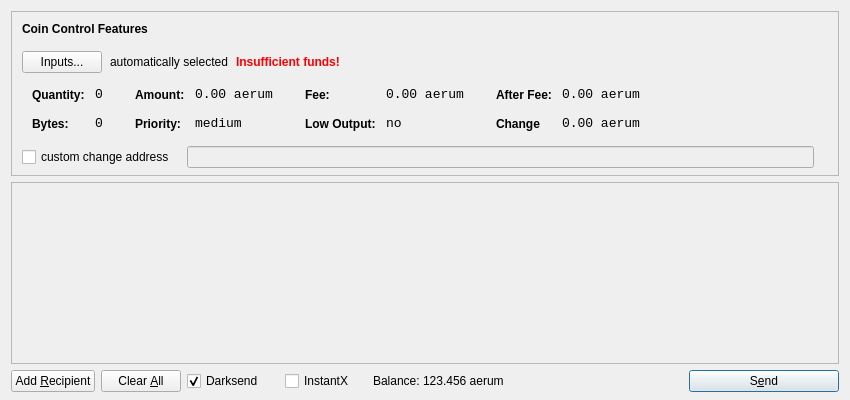
<?xml version="1.0" encoding="UTF-8"?>
<ui version="4.0">
 <class>SendCoinsDialog</class>
 <widget class="QDialog" name="SendCoinsDialog">
  <property name="geometry">
   <rect>
    <x>0</x>
    <y>0</y>
    <width>850</width>
    <height>400</height>
   </rect>
  </property>
  <property name="windowTitle">
   <string>Send Coins</string>
  </property>
  <layout class="QVBoxLayout" name="verticalLayout" stretch="0,1,0">
   <property name="bottomMargin">
    <number>8</number>
   </property>
   <item>
    <widget class="QFrame" name="frameCoinControl">
     <property name="sizePolicy">
      <sizepolicy hsizetype="Expanding" vsizetype="Expanding">
       <horstretch>0</horstretch>
       <verstretch>0</verstretch>
      </sizepolicy>
     </property>
     <property name="maximumSize">
      <size>
       <width>16777215</width>
       <height>16777215</height>
      </size>
     </property>
     <property name="frameShape">
      <enum>QFrame::StyledPanel</enum>
     </property>
     <property name="frameShadow">
      <enum>QFrame::Sunken</enum>
     </property>
     <layout class="QVBoxLayout" name="verticalLayoutCoinControl2">
      <property name="spacing">
       <number>-1</number>
      </property>
      <property name="leftMargin">
       <number>0</number>
      </property>
      <property name="topMargin">
       <number>0</number>
      </property>
      <property name="rightMargin">
       <number>0</number>
      </property>
      <property name="bottomMargin">
       <number>6</number>
      </property>
      <item>
       <layout class="QVBoxLayout" name="verticalLayoutCoinControl" stretch="0,0,0,0,1">
        <property name="spacing">
         <number>0</number>
        </property>
        <property name="leftMargin">
         <number>10</number>
        </property>
        <property name="topMargin">
         <number>10</number>
        </property>
        <item>
         <layout class="QHBoxLayout" name="horizontalLayoutCoinControl1">
          <property name="bottomMargin">
           <number>15</number>
          </property>
          <item>
           <widget class="QLabel" name="labelCoinControlFeatures">
            <property name="sizePolicy">
             <sizepolicy hsizetype="Preferred" vsizetype="Maximum">
              <horstretch>0</horstretch>
              <verstretch>0</verstretch>
             </sizepolicy>
            </property>
            <property name="font">
             <font>
              <weight>75</weight>
              <bold>true</bold>
             </font>
            </property>
            <property name="styleSheet">
             <string notr="true">font-weight:bold;</string>
            </property>
            <property name="text">
             <string>Coin Control Features</string>
            </property>
           </widget>
          </item>
         </layout>
        </item>
        <item>
         <layout class="QHBoxLayout" name="horizontalLayoutCoinControl2" stretch="0,0,0,0">
          <property name="spacing">
           <number>8</number>
          </property>
          <property name="bottomMargin">
           <number>10</number>
          </property>
          <item>
           <widget class="QPushButton" name="pushButtonCoinControl">
            <property name="styleSheet">
             <string notr="true"/>
            </property>
            <property name="text">
             <string>Inputs...</string>
            </property>
           </widget>
          </item>
          <item>
           <widget class="QLabel" name="labelCoinControlAutomaticallySelected">
            <property name="text">
             <string>automatically selected</string>
            </property>
            <property name="margin">
             <number>5</number>
            </property>
           </widget>
          </item>
          <item>
           <widget class="QLabel" name="labelCoinControlInsuffFunds">
            <property name="font">
             <font>
              <weight>75</weight>
              <bold>true</bold>
             </font>
            </property>
            <property name="styleSheet">
             <string notr="true">color:red;font-weight:bold;</string>
            </property>
            <property name="text">
             <string>Insufficient funds!</string>
            </property>
            <property name="margin">
             <number>5</number>
            </property>
           </widget>
          </item>
          <item>
           <spacer name="horizontalSpacerCoinControl">
            <property name="orientation">
             <enum>Qt::Horizontal</enum>
            </property>
            <property name="sizeHint" stdset="0">
             <size>
              <width>40</width>
              <height>1</height>
             </size>
            </property>
           </spacer>
          </item>
         </layout>
        </item>
        <item>
         <widget class="QWidget" name="widgetCoinControl" native="true">
          <property name="sizePolicy">
           <sizepolicy hsizetype="Preferred" vsizetype="Preferred">
            <horstretch>0</horstretch>
            <verstretch>0</verstretch>
           </sizepolicy>
          </property>
          <property name="minimumSize">
           <size>
            <width>0</width>
            <height>0</height>
           </size>
          </property>
          <property name="styleSheet">
           <string notr="true"/>
          </property>
          <layout class="QHBoxLayout" name="horizontalLayoutCoinControl5">
           <property name="margin">
            <number>0</number>
           </property>
           <item>
            <layout class="QHBoxLayout" name="horizontalLayoutCoinControl3" stretch="0,0,0,1">
             <property name="spacing">
              <number>20</number>
             </property>
             <property name="topMargin">
              <number>0</number>
             </property>
             <property name="bottomMargin">
              <number>10</number>
             </property>
             <item>
              <layout class="QFormLayout" name="formLayoutCoinControl1">
               <property name="horizontalSpacing">
                <number>10</number>
               </property>
               <property name="verticalSpacing">
                <number>14</number>
               </property>
               <property name="leftMargin">
                <number>10</number>
               </property>
               <property name="topMargin">
                <number>4</number>
               </property>
               <property name="rightMargin">
                <number>6</number>
               </property>
               <item row="0" column="0">
                <widget class="QLabel" name="labelCoinControlQuantityText">
                 <property name="styleSheet">
                  <string notr="true">font-weight:bold;</string>
                 </property>
                 <property name="text">
                  <string>Quantity:</string>
                 </property>
                 <property name="margin">
                  <number>0</number>
                 </property>
                </widget>
               </item>
               <item row="0" column="1">
                <widget class="QLabel" name="labelCoinControlQuantity">
                 <property name="font">
                  <font>
                   <family>Monospace</family>
                   <pointsize>10</pointsize>
                  </font>
                 </property>
                 <property name="cursor">
                  <cursorShape>IBeamCursor</cursorShape>
                 </property>
                 <property name="contextMenuPolicy">
                  <enum>Qt::ActionsContextMenu</enum>
                 </property>
                 <property name="text">
                  <string>0</string>
                 </property>
                 <property name="margin">
                  <number>0</number>
                 </property>
                 <property name="textInteractionFlags">
                  <set>Qt::LinksAccessibleByMouse|Qt::TextSelectableByKeyboard|Qt::TextSelectableByMouse</set>
                 </property>
                </widget>
               </item>
               <item row="1" column="0">
                <widget class="QLabel" name="labelCoinControlBytesText">
                 <property name="styleSheet">
                  <string notr="true">font-weight:bold;</string>
                 </property>
                 <property name="text">
                  <string>Bytes:</string>
                 </property>
                </widget>
               </item>
               <item row="1" column="1">
                <widget class="QLabel" name="labelCoinControlBytes">
                 <property name="font">
                  <font>
                   <family>Monospace</family>
                   <pointsize>10</pointsize>
                  </font>
                 </property>
                 <property name="cursor">
                  <cursorShape>IBeamCursor</cursorShape>
                 </property>
                 <property name="contextMenuPolicy">
                  <enum>Qt::ActionsContextMenu</enum>
                 </property>
                 <property name="text">
                  <string>0</string>
                 </property>
                 <property name="textInteractionFlags">
                  <set>Qt::LinksAccessibleByMouse|Qt::TextSelectableByKeyboard|Qt::TextSelectableByMouse</set>
                 </property>
                </widget>
               </item>
              </layout>
             </item>
             <item>
              <layout class="QFormLayout" name="formLayoutCoinControl2">
               <property name="horizontalSpacing">
                <number>10</number>
               </property>
               <property name="verticalSpacing">
                <number>14</number>
               </property>
               <property name="leftMargin">
                <number>6</number>
               </property>
               <property name="topMargin">
                <number>4</number>
               </property>
               <property name="rightMargin">
                <number>6</number>
               </property>
               <item row="0" column="0">
                <widget class="QLabel" name="labelCoinControlAmountText">
                 <property name="styleSheet">
                  <string notr="true">font-weight:bold;</string>
                 </property>
                 <property name="text">
                  <string>Amount:</string>
                 </property>
                 <property name="margin">
                  <number>0</number>
                 </property>
                </widget>
               </item>
               <item row="0" column="1">
                <widget class="QLabel" name="labelCoinControlAmount">
                 <property name="font">
                  <font>
                   <family>Monospace</family>
                   <pointsize>10</pointsize>
                  </font>
                 </property>
                 <property name="cursor">
                  <cursorShape>IBeamCursor</cursorShape>
                 </property>
                 <property name="contextMenuPolicy">
                  <enum>Qt::ActionsContextMenu</enum>
                 </property>
                 <property name="text">
                  <string>0.00 aerum</string>
                 </property>
                 <property name="textInteractionFlags">
                  <set>Qt::LinksAccessibleByMouse|Qt::TextSelectableByKeyboard|Qt::TextSelectableByMouse</set>
                 </property>
                </widget>
               </item>
               <item row="1" column="0">
                <widget class="QLabel" name="labelCoinControlPriorityText">
                 <property name="styleSheet">
                  <string notr="true">font-weight:bold;</string>
                 </property>
                 <property name="text">
                  <string>Priority:</string>
                 </property>
                </widget>
               </item>
               <item row="1" column="1">
                <widget class="QLabel" name="labelCoinControlPriority">
                 <property name="font">
                  <font>
                   <family>Monospace</family>
                   <pointsize>10</pointsize>
                  </font>
                 </property>
                 <property name="cursor">
                  <cursorShape>IBeamCursor</cursorShape>
                 </property>
                 <property name="contextMenuPolicy">
                  <enum>Qt::ActionsContextMenu</enum>
                 </property>
                 <property name="text">
                  <string>medium</string>
                 </property>
                 <property name="textInteractionFlags">
                  <set>Qt::LinksAccessibleByMouse|Qt::TextSelectableByKeyboard|Qt::TextSelectableByMouse</set>
                 </property>
                </widget>
               </item>
              </layout>
             </item>
             <item>
              <layout class="QFormLayout" name="formLayoutCoinControl3">
               <property name="horizontalSpacing">
                <number>10</number>
               </property>
               <property name="verticalSpacing">
                <number>14</number>
               </property>
               <property name="leftMargin">
                <number>6</number>
               </property>
               <property name="topMargin">
                <number>4</number>
               </property>
               <property name="rightMargin">
                <number>6</number>
               </property>
               <item row="0" column="0">
                <widget class="QLabel" name="labelCoinControlFeeText">
                 <property name="styleSheet">
                  <string notr="true">font-weight:bold;</string>
                 </property>
                 <property name="text">
                  <string>Fee:</string>
                 </property>
                 <property name="margin">
                  <number>0</number>
                 </property>
                </widget>
               </item>
               <item row="0" column="1">
                <widget class="QLabel" name="labelCoinControlFee">
                 <property name="font">
                  <font>
                   <family>Monospace</family>
                   <pointsize>10</pointsize>
                  </font>
                 </property>
                 <property name="cursor">
                  <cursorShape>IBeamCursor</cursorShape>
                 </property>
                 <property name="contextMenuPolicy">
                  <enum>Qt::ActionsContextMenu</enum>
                 </property>
                 <property name="text">
                  <string>0.00 aerum</string>
                 </property>
                 <property name="textInteractionFlags">
                  <set>Qt::LinksAccessibleByMouse|Qt::TextSelectableByKeyboard|Qt::TextSelectableByMouse</set>
                 </property>
                </widget>
               </item>
               <item row="1" column="0">
                <widget class="QLabel" name="labelCoinControlLowOutputText">
                 <property name="styleSheet">
                  <string notr="true">font-weight:bold;</string>
                 </property>
                 <property name="text">
                  <string>Low Output:</string>
                 </property>
                </widget>
               </item>
               <item row="1" column="1">
                <widget class="QLabel" name="labelCoinControlLowOutput">
                 <property name="font">
                  <font>
                   <family>Monospace</family>
                   <pointsize>10</pointsize>
                  </font>
                 </property>
                 <property name="cursor">
                  <cursorShape>IBeamCursor</cursorShape>
                 </property>
                 <property name="contextMenuPolicy">
                  <enum>Qt::ActionsContextMenu</enum>
                 </property>
                 <property name="text">
                  <string>no</string>
                 </property>
                 <property name="textInteractionFlags">
                  <set>Qt::LinksAccessibleByMouse|Qt::TextSelectableByKeyboard|Qt::TextSelectableByMouse</set>
                 </property>
                </widget>
               </item>
              </layout>
             </item>
             <item>
              <layout class="QFormLayout" name="formLayoutCoinControl4">
               <property name="horizontalSpacing">
                <number>10</number>
               </property>
               <property name="verticalSpacing">
                <number>14</number>
               </property>
               <property name="leftMargin">
                <number>6</number>
               </property>
               <property name="topMargin">
                <number>4</number>
               </property>
               <property name="rightMargin">
                <number>6</number>
               </property>
               <item row="0" column="0">
                <widget class="QLabel" name="labelCoinControlAfterFeeText">
                 <property name="styleSheet">
                  <string notr="true">font-weight:bold;</string>
                 </property>
                 <property name="text">
                  <string>After Fee:</string>
                 </property>
                 <property name="margin">
                  <number>0</number>
                 </property>
                </widget>
               </item>
               <item row="0" column="1">
                <widget class="QLabel" name="labelCoinControlAfterFee">
                 <property name="font">
                  <font>
                   <family>Monospace</family>
                   <pointsize>10</pointsize>
                  </font>
                 </property>
                 <property name="cursor">
                  <cursorShape>IBeamCursor</cursorShape>
                 </property>
                 <property name="contextMenuPolicy">
                  <enum>Qt::ActionsContextMenu</enum>
                 </property>
                 <property name="text">
                  <string>0.00 aerum</string>
                 </property>
                 <property name="textInteractionFlags">
                  <set>Qt::LinksAccessibleByMouse|Qt::TextSelectableByKeyboard|Qt::TextSelectableByMouse</set>
                 </property>
                </widget>
               </item>
               <item row="1" column="0">
                <widget class="QLabel" name="labelCoinControlChangeText">
                 <property name="styleSheet">
                  <string notr="true">font-weight:bold;</string>
                 </property>
                 <property name="text">
                  <string>Change</string>
                 </property>
                </widget>
               </item>
               <item row="1" column="1">
                <widget class="QLabel" name="labelCoinControlChange">
                 <property name="font">
                  <font>
                   <family>Monospace</family>
                   <pointsize>10</pointsize>
                  </font>
                 </property>
                 <property name="cursor">
                  <cursorShape>IBeamCursor</cursorShape>
                 </property>
                 <property name="contextMenuPolicy">
                  <enum>Qt::ActionsContextMenu</enum>
                 </property>
                 <property name="text">
                  <string>0.00 aerum</string>
                 </property>
                 <property name="textInteractionFlags">
                  <set>Qt::LinksAccessibleByMouse|Qt::TextSelectableByKeyboard|Qt::TextSelectableByMouse</set>
                 </property>
                </widget>
               </item>
              </layout>
             </item>
            </layout>
           </item>
          </layout>
         </widget>
        </item>
        <item>
         <layout class="QHBoxLayout" name="horizontalLayoutCoinControl4" stretch="0,0,0">
          <property name="spacing">
           <number>12</number>
          </property>
          <property name="sizeConstraint">
           <enum>QLayout::SetDefaultConstraint</enum>
          </property>
          <property name="topMargin">
           <number>5</number>
          </property>
          <property name="rightMargin">
           <number>5</number>
          </property>
          <item>
           <widget class="QCheckBox" name="checkBoxCoinControlChange">
            <property name="text">
             <string>custom change address</string>
            </property>
           </widget>
          </item>
          <item>
           <widget class="QLineEdit" name="lineEditCoinControlChange">
            <property name="enabled">
             <bool>false</bool>
            </property>
            <property name="sizePolicy">
             <sizepolicy hsizetype="Expanding" vsizetype="Fixed">
              <horstretch>0</horstretch>
              <verstretch>0</verstretch>
             </sizepolicy>
            </property>
           </widget>
          </item>
          <item>
           <widget class="QLabel" name="labelCoinControlChangeLabel">
            <property name="sizePolicy">
             <sizepolicy hsizetype="Preferred" vsizetype="Expanding">
              <horstretch>0</horstretch>
              <verstretch>0</verstretch>
             </sizepolicy>
            </property>
            <property name="minimumSize">
             <size>
              <width>0</width>
              <height>0</height>
             </size>
            </property>
            <property name="text">
             <string/>
            </property>
            <property name="margin">
             <number>3</number>
            </property>
           </widget>
          </item>
         </layout>
        </item>
        <item>
         <spacer name="verticalSpacerCoinControl">
          <property name="orientation">
           <enum>Qt::Vertical</enum>
          </property>
          <property name="sizeHint" stdset="0">
           <size>
            <width>800</width>
            <height>1</height>
           </size>
          </property>
         </spacer>
        </item>
       </layout>
      </item>
     </layout>
    </widget>
   </item>
   <item>
    <widget class="QScrollArea" name="scrollArea">
     <property name="widgetResizable">
      <bool>true</bool>
     </property>
     <widget class="QWidget" name="scrollAreaWidgetContents">
      <property name="geometry">
       <rect>
        <x>0</x>
        <y>0</y>
        <width>830</width>
        <height>165</height>
       </rect>
      </property>
      <layout class="QVBoxLayout" name="verticalLayout_2">
       <property name="margin">
        <number>0</number>
       </property>
       <item>
        <layout class="QVBoxLayout" name="entries">
         <property name="spacing">
          <number>6</number>
         </property>
        </layout>
       </item>
       <item>
        <spacer name="verticalSpacer">
         <property name="orientation">
          <enum>Qt::Vertical</enum>
         </property>
         <property name="sizeHint" stdset="0">
          <size>
           <width>20</width>
           <height>40</height>
          </size>
         </property>
        </spacer>
       </item>
      </layout>
     </widget>
    </widget>
   </item>
   <item>
    <layout class="QHBoxLayout" name="horizontalLayout">
     <item>
      <widget class="QPushButton" name="addButton">
       <property name="toolTip">
        <string>Send to multiple recipients at once</string>
       </property>
       <property name="text">
        <string>Add &amp;Recipient</string>
       </property>
       <property name="autoDefault">
        <bool>false</bool>
       </property>
      </widget>
     </item>
     <item>
      <widget class="QPushButton" name="clearButton">
       <property name="sizePolicy">
        <sizepolicy hsizetype="Minimum" vsizetype="Fixed">
         <horstretch>0</horstretch>
         <verstretch>0</verstretch>
        </sizepolicy>
       </property>
       <property name="toolTip">
        <string>Remove all transaction fields</string>
       </property>
       <property name="text">
        <string>Clear &amp;All</string>
       </property>
       <property name="autoRepeatDelay">
        <number>300</number>
       </property>
       <property name="autoDefault">
        <bool>false</bool>
       </property>
      </widget>
     </item>
     <item>
      <layout class="QHBoxLayout" name="horizontalLayout_2">
       <property name="spacing">
        <number>3</number>
       </property>
        <item>
        <widget class="QCheckBox" name="checkUseDarksend">
         <property name="minimumSize">
          <size>
           <width>95</width>
           <height>0</height>
          </size>
         </property>
         <property name="text">
          <string>Darksend</string>
         </property>
         <property name="checked">
          <bool>true</bool>
         </property>
        </widget>
       </item>
       <item>
        <widget class="QCheckBox" name="checkInstantX">
         <property name="enabled">
          <bool>true</bool>
         </property>
         <property name="minimumSize">
          <size>
           <width>85</width>
           <height>0</height>
          </size>
         </property>
         <property name="text">
          <string>InstantX</string>
         </property>
        </widget>
       </item>
       <item>
        <widget class="QLabel" name="label">
         <property name="sizePolicy">
          <sizepolicy hsizetype="Preferred" vsizetype="Fixed">
           <horstretch>0</horstretch>
           <verstretch>0</verstretch>
          </sizepolicy>
         </property>
         <property name="text">
          <string>Balance:</string>
         </property>
        </widget>
       </item>
       <item>
        <widget class="QLabel" name="labelBalance">
         <property name="sizePolicy">
          <sizepolicy hsizetype="Preferred" vsizetype="Fixed">
           <horstretch>0</horstretch>
           <verstretch>0</verstretch>
          </sizepolicy>
         </property>
         <property name="cursor">
          <cursorShape>IBeamCursor</cursorShape>
         </property>
         <property name="text">
          <string>123.456 aerum</string>
         </property>
         <property name="textInteractionFlags">
          <set>Qt::LinksAccessibleByMouse|Qt::TextSelectableByKeyboard|Qt::TextSelectableByMouse</set>
         </property>
        </widget>
       </item>
      </layout>
     </item>
     <item>
      <spacer name="horizontalSpacer">
       <property name="orientation">
        <enum>Qt::Horizontal</enum>
       </property>
       <property name="sizeHint" stdset="0">
        <size>
         <width>40</width>
         <height>20</height>
        </size>
       </property>
      </spacer>
     </item>
     <item>
      <widget class="QPushButton" name="sendButton">
       <property name="minimumSize">
        <size>
         <width>150</width>
         <height>0</height>
        </size>
       </property>
       <property name="toolTip">
        <string>Confirm the send action</string>
       </property>
       <property name="text">
        <string>S&amp;end</string>
       </property>
       <property name="icon">
        <iconset resource="../bitcoin.qrc">
         <normaloff>:/icons/send</normaloff>:/icons/send</iconset>
       </property>
       <property name="default">
        <bool>true</bool>
       </property>
      </widget>
     </item>
    </layout>
   </item>
  </layout>
 </widget>
 <resources>
  <include location="../bitcoin.qrc"/>
 </resources>
 <connections/>
</ui>
